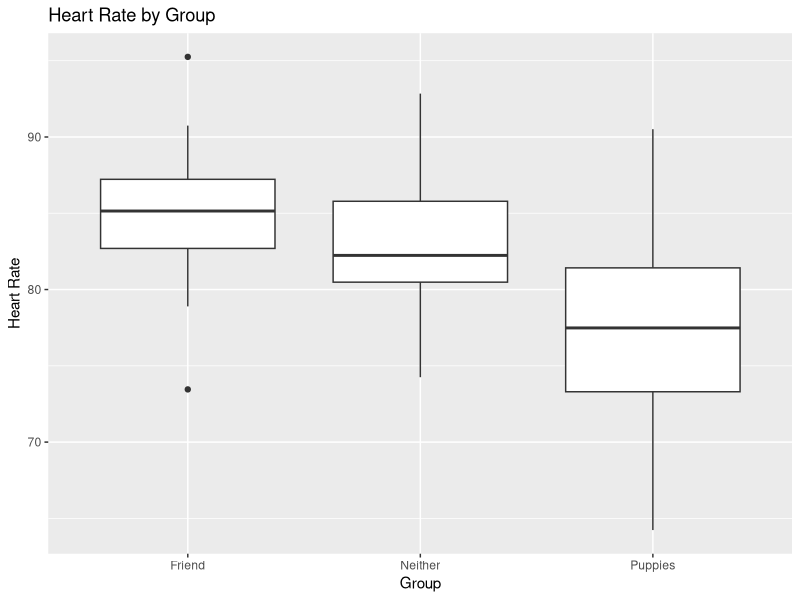
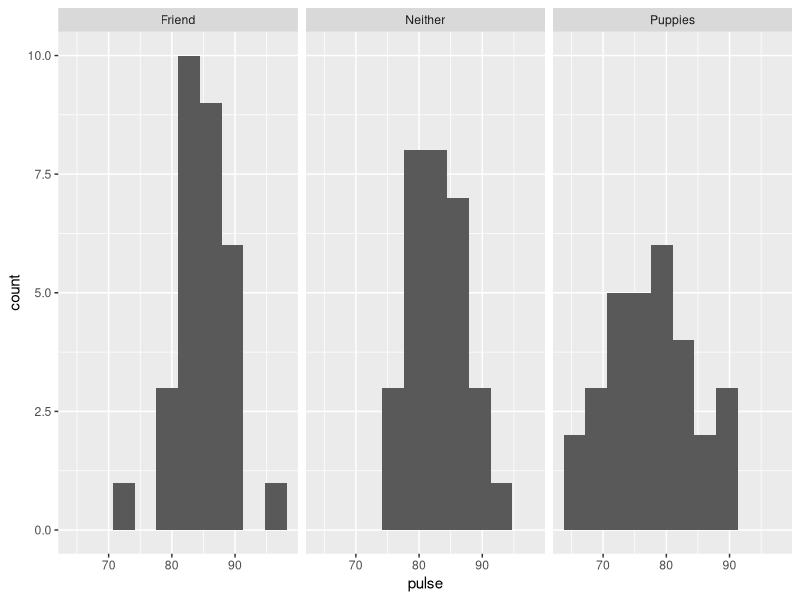
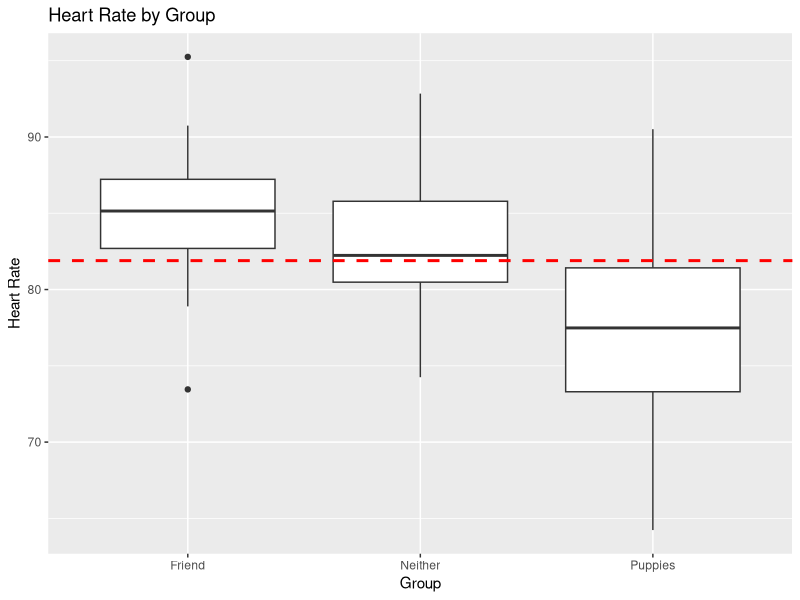
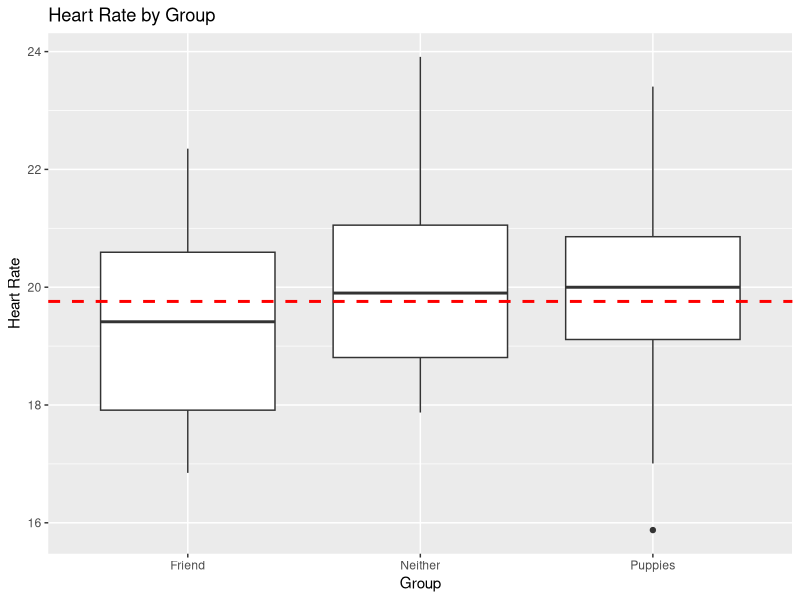
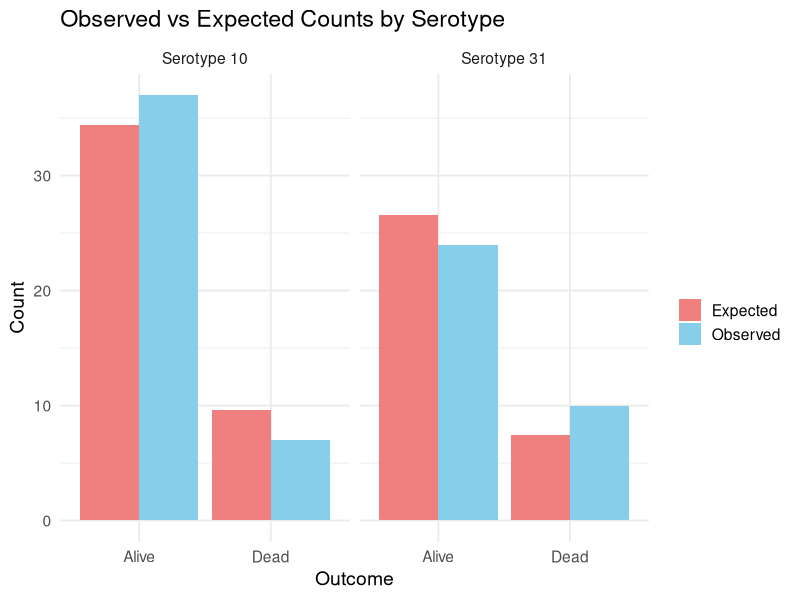

Source code (R) for these figures, in order:
## ---- chunk 1
#|fig-alt: "A boxplot with three boxes titled Heart Rate by Group, where the x-axis is labelled Group with three categories: Friend, Neither, and Puppies. The y-axis is labelled Heart Rate and ranges from 72 to 97. The box above Friend goes from 82.5 to 87.5, with its mean at 85; the lines go from 79 to 91 and there are two outliers at about 91 and 74. The box above Neither goes from 80 to 86, with its mean at 82; the lines go from 74 to 93 and there are no outliers. THe box above Puppies goes from 74 to 81 with its mean at 78; the lines go from 66 to 91 and there are no outliers."

library(tidyverse)
library(ggplot2)

# Set seed for reproducibility
set.seed(123)

# Simulate data: 30 people per group
puppies <- rnorm(30, mean=78, sd=7)  # lower pulse for those with puppies
neither <- rnorm(30, mean=82, sd=5)    # pulse for those alone
friends <- rnorm(30, mean=85, sd=5)  # pulse for those chatting with a friend

# Combine into a data frame
pulse_data <- data.frame(
  pulse = c(friends, neither, puppies),
  group = factor(rep(c("Friend", "Neither", "Puppies"), each=30))
)

ggplot(data = pulse_data, mapping = aes(x = group, y = pulse)) +
  geom_boxplot() + 
  scale_colour_brewer(palette = "Set1") +
  labs(
   y="Heart Rate",
   x="Group",
   title="Heart Rate by Group"
  )
## ---- chunk 2
#| echo: false
#| eval: true
pulse_data |>
  ggplot(mapping = aes(x = pulse)) + 
  geom_histogram(bins=10) +
  facet_wrap(~group)
## ---- chunk 3
# anova in R:
summary(aov(pulse ~ group, data = pulse_data))
## ---- chunk 4
#|fig-alt: "A boxplot with three boxes titled Heart Rate by Group, where the x-axis is labelled Group with three categories: Friend, Neither, and Puppies. The y-axis is labelled Heart Rate and ranges from 72 to 97. The box above Friend goes from 82.5 to 87.5, with its mean at 85; the lines go from 79 to 91 and there are two outliers at about 91 and 74. The box above Neither goes from 80 to 86, with its mean at 82; the lines go from 74 to 93 and there are no outliers. THe box above Puppies goes from 74 to 81 with its mean at 78; the lines go from 66 to 91 and there are no outliers. There is a red dashed line at y=82."

# calculate grand mean
grand_mean <- mean(pulse_data$pulse)

ggplot(data = pulse_data, mapping = aes(x = group, y = pulse)) +
  geom_boxplot() + 
  geom_hline(yintercept = grand_mean, linetype = "dashed", color = "red", size = 1) +
  scale_colour_brewer(palette = "Set1") +
  labs(
   y="Heart Rate",
   x="Group",
   title="Heart Rate by Group"
  )
## ---- chunk 5
#| echo: false
#|fig-alt: "A boxplot with three boxes titled Heart Rate by Group, where the x-axis is labelled Group with three categories: Friend, Neither, and Puppies. The y-axis is labelled Heart Rate and ranges from 16 to 24. The box above Friend goes from 18 to 21, with its mean at 19.5; the lines go from 17 to 22 and there are two no outliers. The box above Neither goes from 19 to 21, with its mean at 20; the lines go from 18 to 24 and there are no outliers. THe box above Puppies goes from 19 to 21 with its mean at 20; the lines go from 17 to 23 and there is an outlier at 16. There is a red dashed line at y=19.5."
set.seed(343)

n <- 25

dog  <- rnorm(n, mean = 20.05, sd = 2)
cat  <- rnorm(n, mean = 19.75, sd = 2)
none <- rnorm(n, mean = 20, sd = 2)

pulse_data_v2 <- data.frame(
  pulse = c(dog, cat, none),
  group = factor(rep(c("Friend","Neither","Puppies"), each = n))
)

# calculate grand mean
grand_mean <- mean(pulse_data_v2$pulse)

ggplot(pulse_data_v2, aes(x = group, y = pulse)) +
  geom_boxplot() +
  geom_hline(yintercept = grand_mean, linetype = "dashed", color = "red", size = 1) +
  labs(
   y="Heart Rate",
   x="Group",
   title="Heart Rate by Group"
  )
## ---- chunk 6
#| echo: true
anova_model <- aov(pulse ~ group, data = pulse_data_v2)
summary(anova_model)
## ---- chunk 7
# Load necessary packages
library(knitr)
library(kableExtra)

# Example data
data <- data.frame(
  Serotype = c("Serotype 10", "Serotype 31", "Total"),
  Alive = c(37, 24, 61),
  Dead = c(7, 10, 17),
  Total = c(44, 34, 78)
)

## ---- chunk 8
# Example data
data <- data.frame(
  Serotype = c("Serotype 10", "Serotype 31", "Total"),
  Alive = c("?", "?", 61),
  Dead = c("?", "?", 17),
  Total = c(44, 34, 78)
)


## ---- chunk 9
#| echo: true
# Compute expected count under independence
expected_10_alive <- (44/78) * (61/78) * 78
expected_10_alive
## ---- chunk 10
#| fig-alt: "A figure with two panels, titled Observed vs Expected Counts by Serotype. The y-axis is labelled Count and the x-axis for each panel is labeled Outcome with options Alive and Dead. In the left panel, the subtitle is Serotype 10; above Alive there is a red bar with count 34 and a blue bar with count 37 and above Dead there is a red bar with count 9 and a blue bar with count 7. In the right panel, the subtitle is Serotype 31; above Alive there is a red bar with count 26 and a blue bar with count 24 and above Dead there is a red bar with count 7 and a blue bar with count 10."


library(dplyr)
library(tidyr)
library(ggplot2)

# Observed data
obs_data <- data.frame(
  Serotype = c("Serotype 10", "Serotype 31"),
  Alive = c(37, 24),
  Dead = c(7, 10)
)

# Reshape to long format
obs_long <- obs_data %>%
  pivot_longer(cols = Alive:Dead, names_to = "Outcome", values_to = "Observed")

# Compute expected counts under independence
total_alive <- sum(obs_data$Alive)
total_dead <- sum(obs_data$Dead)
total_serotype <- rowSums(obs_data[, 2:3])
N <- sum(total_serotype)

expected_alive <- (total_serotype / N) * total_alive
expected_dead <- (total_serotype / N) * total_dead

exp_data <- data.frame(
  Serotype = obs_data$Serotype,
  Alive = expected_alive,
  Dead = expected_dead
) %>%
  pivot_longer(cols = Alive:Dead, names_to = "Outcome", values_to = "Expected")

# Combine observed and expected
plot_data <- obs_long %>%
  left_join(exp_data, by = c("Serotype", "Outcome")) %>%
  pivot_longer(cols = c(Observed, Expected), names_to = "Type", values_to = "Count")

# Plot observed vs expected
ggplot(plot_data, aes(x = Outcome, y = Count, fill = Type)) +
  geom_col(position = "dodge") +
  facet_wrap(~Serotype) +
  scale_fill_manual(values = c("Observed" = "skyblue", "Expected" = "lightcoral")) +
  theme_minimal(base_size = 14) +
  labs(
    title = "Observed vs Expected Counts by Serotype",
    y = "Count",
    x = "Outcome",
    fill = ""
  )
## ---- chunk 11
data <- matrix(c(37, 7, 24, 10), 
               byrow = T, nrow = 2)
data
chisq.test(data)
## ---- chunk 12
data <- matrix(c(37, 7, 24, 10), byrow = T, nrow = 2)
data
## ---- chunk 13
#| echo: true
fisher.test(data)
## ---- chunk 14
#| echo: false
data <- matrix(c(129, 97, 112, 114), byrow = T, nrow = 2)
chisq.test(data)
